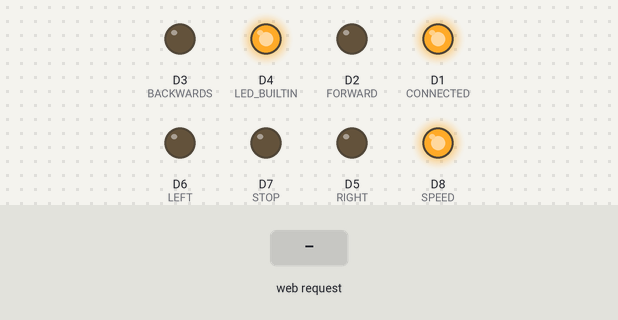
The sketch below on a simulated ESP8266 (NodeMCU). Parts: output pins drawn as LEDs (lit = HIGH, except the on-board LED, lit = LOW). The inputs (shaded band) are chosen by the test bench. WiFi joins after 1.5 s; servers stay silent unless stated; what the sketch prints to the serial monitor is not drawn.

Above: at 3.1 s.
3.2 s: HTTP request GET /forward received
At 4.4 s:
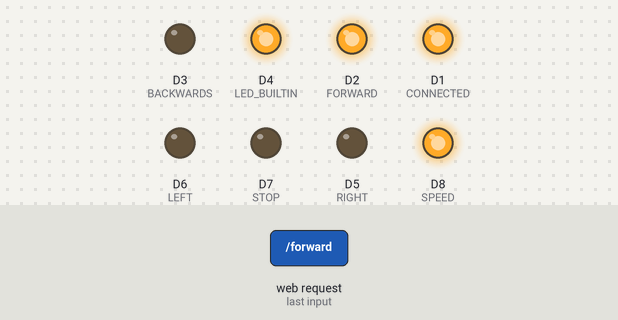
4.7 s: HTTP request GET /backward received
At 5.5 s:
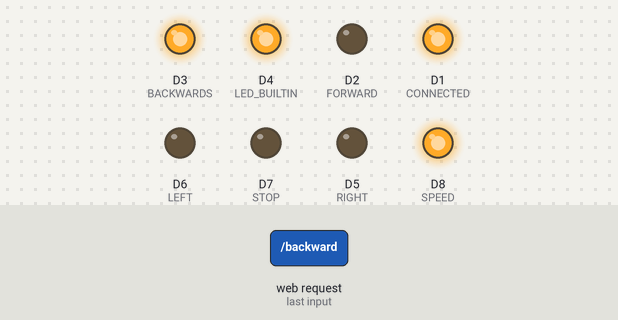
6.2 s: HTTP request GET /right received
At 6.7 s:
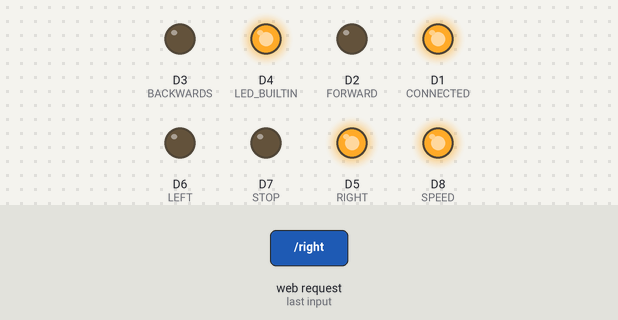
7.7 s: HTTP request GET /left received
At 8.9 s:
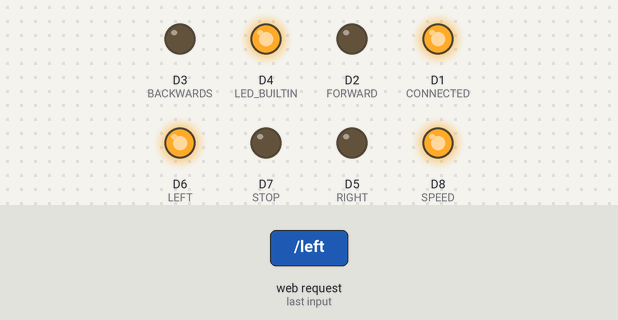
9.2 s: HTTP request GET /stop received
At 10.2 s:
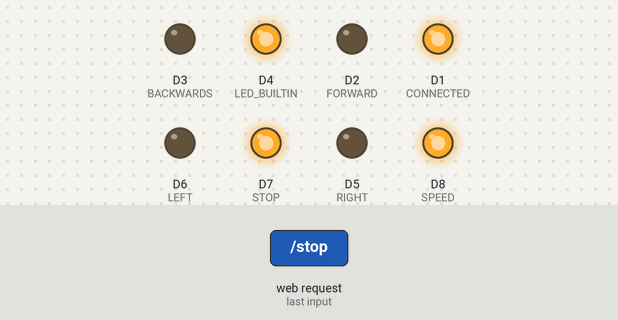
10.7 s: HTTP request GET /forward?value=1 received
At 11.3 s:
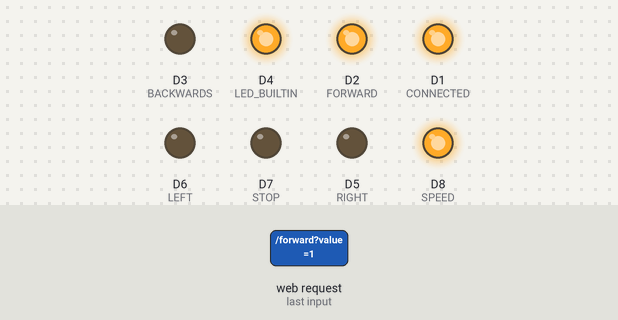
Timing chart, 0 to 13.2 s (numbered marks = the images above; inputs shaded):
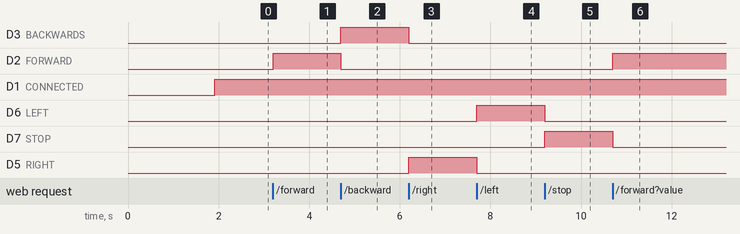

The sketch:

ESP_RC_CAR.ino
```cpp
#include <ESP8266WiFi.h>
#include <ESP8266SSDP.h>
#include <WiFiClient.h>
#include <ESP8266WebServer.h>
#include <ESP8266mDNS.h>

//const char* ssid = "BODY-ALREFAEY-9031";
//const char* password = "%rG15399";

//const char* ssid = "Refaey";
//const char* password = "Body@12345";

//const char* ssid = "MahdyKun";
//const char* password = "ok1234de7k";

//const char* ssid = "RealmeC3";
//const char* password = "12345678";

const char* ssid = "STUDBME2";
const char* password = "BME2Stud";

//const char* ssid = "Cold";
//const char* password = "Salah19998";

int auto_mode = 0;
String rfid_reading = "N/A";
String distance = "x";
String temp = "";
String AllData = "N/A,50,50";
#define CONNECTED D1
#define FORWARD D2
#define BACKWARDS D3
#define RIGHT D5
#define LEFT D6
#define STOP D7
#define SPEED D8


const int port = 80;
ESP8266WebServer server(port);
void connectToWiFi(), handleNotFound();

void setup() {
  // put your setup code here, to run once:

    Serial.begin(9600);
    WiFi.mode(WIFI_STA);
    WiFi.disconnect();
    delay(100);
    connectToWiFi();
    pinMode(CONNECTED, OUTPUT);
    pinMode(FORWARD, OUTPUT);
    pinMode(BACKWARDS, OUTPUT);
    pinMode(RIGHT, OUTPUT);
    pinMode(LEFT, OUTPUT);
    pinMode(STOP, OUTPUT);
    pinMode(SPEED, OUTPUT);
    analogWrite(SPEED, 1023);
    digitalWrite(CONNECTED, LOW);
    digitalWrite(FORWARD, LOW);
    digitalWrite(BACKWARDS, LOW);
    digitalWrite(RIGHT, LOW);
    digitalWrite(LEFT, LOW);
    digitalWrite(STOP, LOW);
    if (MDNS.begin("nodemcu")) {
      Serial.println("MDNS Responder Started");
    }
     //SSDP makes device visible on windows network
    server.on("/description.xml", HTTP_GET, [&]() {
      SSDP.schema(server.client());
    });
    SSDP.setSchemaURL("description.xml");
    SSDP.setHTTPPort(80);
    SSDP.setName("CoolESP");
    SSDP.setModelName("esp8266");
    SSDP.setSerialNumber("1234");
    SSDP.setManufacturer("Nobody");
    SSDP.setURL("/");
    SSDP.setInterval(1);
    SSDP.setDeviceType("upnp:rootdevice");
    SSDP.begin();
    server.on("/forward", [](){
      Serial.println("forward");
      digitalWrite(CONNECTED, LOW);
      digitalWrite(BACKWARDS, LOW);
      digitalWrite(LEFT, LOW);
      digitalWrite(RIGHT, LOW);
      digitalWrite(FORWARD, HIGH);
      digitalWrite(STOP, LOW);
      server.sendHeader("Access-Control-Allow-Origin", "*");
      server.send(200, "text/plain", "forward");
    });

  server.on("/backward", [](){
    Serial.println("back");
    digitalWrite(FORWARD, LOW);
    digitalWrite(LEFT, LOW);
    digitalWrite(RIGHT, LOW);
    digitalWrite(BACKWARDS, HIGH);
    digitalWrite(STOP, LOW);
    server.sendHeader("Access-Control-Allow-Origin", "*");
    server.send(200, "text/plain", "back");
  });

  server.on("/right", [](){
    Serial.println("right");
    digitalWrite(LEFT, LOW);
    digitalWrite(FORWARD, LOW);
    digitalWrite(BACKWARDS, LOW);
    digitalWrite(RIGHT, HIGH);
    digitalWrite(STOP, LOW);
    server.sendHeader("Access-Control-Allow-Origin", "*");
    server.send(200, "text/plain", "right");
  });

  server.on("/left", [](){
    Serial.println("left");
    digitalWrite(RIGHT, LOW);
    digitalWrite(FORWARD, LOW);
    digitalWrite(BACKWARDS, LOW);
    digitalWrite(LEFT, HIGH);
    digitalWrite(STOP, LOW);
    server.sendHeader("Access-Control-Allow-Origin", "*");
    server.send(200, "text/plain", "left");
  });

  server.on("/stop", [](){
    Serial.println("stop");
    digitalWrite(RIGHT, LOW);
    digitalWrite(FORWARD, LOW);
    digitalWrite(BACKWARDS, LOW);
    digitalWrite(LEFT, LOW);
    digitalWrite(STOP, HIGH);
    server.sendHeader("Access-Control-Allow-Origin", "*");
    server.send(200, "text/plain", "Stop");
  });

  server.on("/rfid", [](){
    Serial.println("rfid");
    server.sendHeader("Access-Control-Allow-Origin", "*");
    server.send(200, "text/plain", rfid_reading);
  });

  server.on("/distance", [](){
    Serial.println("distance");
    server.sendHeader("Access-Control-Allow-Origin", "*");
    server.send(200, "text/plain", distance);
  });

    server.on("/data", [](){
        if (Serial.available()) { // If anything comes in Serial (USB),
          while(Serial.read() != '$'){

          }
          temp = Serial.readStringUntil('@');

          AllData = temp;

//      Serial.println(temp);   // read it and send it out Serial1 (pins 0 & 1)
    }
    server.sendHeader("Access-Control-Allow-Origin", "*");
    server.send(200, "text/plain", AllData);
  });
  server.on("/play", [](){
    Serial.println("play");
    auto_mode = 1;
    server.sendHeader("Access-Control-Allow-Origin", "*");
    server.send(200, "text/plain", "Play");
  });

  server.on("/check", [](){
    Serial.println("check");
    if (auto_mode == 1) {
      server.sendHeader("Access-Control-Allow-Origin", "*");
      server.send(200, "text/plain", "on");
    } else {
      server.sendHeader("Access-Control-Allow-Origin", "*");
      server.send(400, "text/plain", "off");
    }
  });

  server.on("/speed", [](){
    if (!server.hasArg("value")) {
      server.sendHeader("Access-Control-Allow-Origin", "*");
      server.send(404, "text / plain", "Speed undefined");
      return;
    }
    String directionS = server.arg("value");
    int speed = directionS.toInt();
    analogWrite(SPEED, speed);
    Serial.println(speed);
    server.sendHeader("Access-Control-Allow-Origin", "*");
    server.send(200, "text / plain", server.arg("value"));
  });
  server.onNotFound(handleNotFound);

  server.begin();
  Serial.println("HTTP Server Started");
}

void loop() {
  server.handleClient();
  // put your main code here, to run repeatedly:
     if(WiFi.status() != WL_CONNECTED)
    {
      connectToWiFi();
    }
    server.handleClient();
    digitalWrite(CONNECTED, HIGH);
    MDNS.update();
    server.handleClient();
    Serial.flush();
}
void connectToWiFi()
{
  // connect to wifi.
    WiFi.begin(ssid, password);
    Serial.print("connecting");

    while (WiFi.status() != WL_CONNECTED)
    {
        pinMode(LED_BUILTIN, LOW);
        delay(250);
        pinMode(LED_BUILTIN, HIGH);
        delay(250);
        Serial.print(".");
        delay(100);
        digitalWrite(CONNECTED, LOW);
        digitalWrite(RIGHT, LOW);
        digitalWrite(FORWARD, LOW);
        digitalWrite(BACKWARDS, LOW);
        digitalWrite(LEFT, LOW);
        digitalWrite(STOP, LOW);
    }

    Serial.println();
    Serial.print("connected: ");
    Serial.println(WiFi.localIP());
}

void handleNotFound() {
  server.sendHeader("Access-Control-Allow-Origin", "*");
  server.send(404, "text / plain", "404: Not found");
}
```

Measured:
- after the input at 3.2 s, D2 (FORWARD): LOW → HIGH at once
- after the input at 4.7 s, D3 (BACKWARDS): LOW → HIGH at once; D2 (FORWARD): HIGH → LOW at once
- after the input at 6.2 s, D3 (BACKWARDS): HIGH → LOW at once; D5 (RIGHT): LOW → HIGH at once
- after the input at 7.7 s, D6 (LEFT): LOW → HIGH at once; D5 (RIGHT): HIGH → LOW at once
- after the input at 9.2 s, D6 (LEFT): HIGH → LOW at once; D7 (STOP): LOW → HIGH at once
- after the input at 10.7 s, D2 (FORWARD): LOW → HIGH at once; D7 (STOP): HIGH → LOW at once
